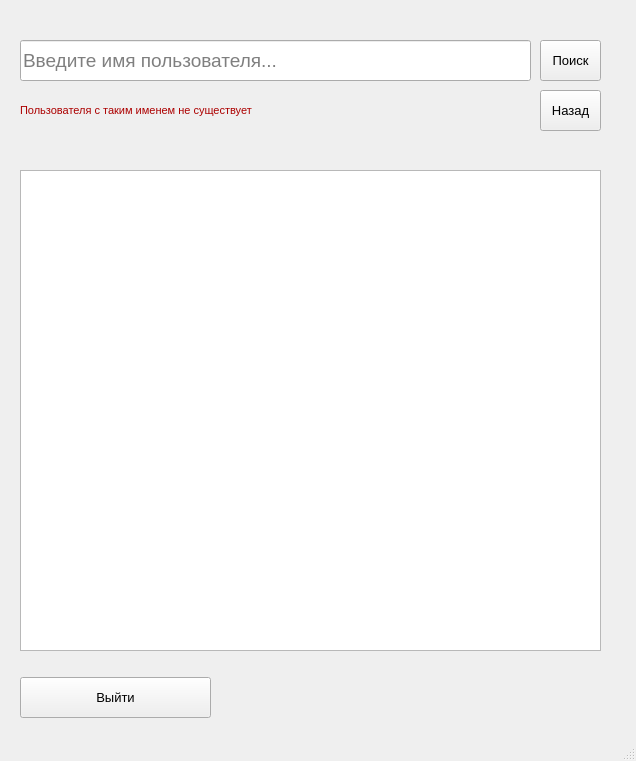
<?xml version="1.0" encoding="UTF-8"?>
<ui version="4.0">
 <class>ChatsWindow</class>
 <widget class="QMainWindow" name="ChatsWindow">
  <property name="geometry">
   <rect>
    <x>0</x>
    <y>0</y>
    <width>636</width>
    <height>761</height>
   </rect>
  </property>
  <property name="windowTitle">
   <string>Chats</string>
  </property>
  <widget class="QWidget" name="centralwidget">
   <widget class="QListWidget" name="listWidget">
    <property name="geometry">
     <rect>
      <x>20</x>
      <y>170</y>
      <width>581</width>
      <height>481</height>
     </rect>
    </property>
    <property name="font">
     <font>
      <pointsize>14</pointsize>
     </font>
    </property>
   </widget>
   <widget class="QLineEdit" name="input_search_username">
    <property name="geometry">
     <rect>
      <x>20</x>
      <y>40</y>
      <width>511</width>
      <height>41</height>
     </rect>
    </property>
    <property name="font">
     <font>
      <pointsize>14</pointsize>
     </font>
    </property>
    <property name="placeholderText">
     <string>Введите имя пользователя...</string>
    </property>
   </widget>
   <widget class="QPushButton" name="button_search_user">
    <property name="geometry">
     <rect>
      <x>540</x>
      <y>40</y>
      <width>61</width>
      <height>41</height>
     </rect>
    </property>
    <property name="font">
     <font>
      <pointsize>10</pointsize>
     </font>
    </property>
    <property name="text">
     <string>Поиск</string>
    </property>
   </widget>
   <widget class="QLabel" name="label_wrong_username">
    <property name="geometry">
     <rect>
      <x>20</x>
      <y>100</y>
      <width>271</width>
      <height>21</height>
     </rect>
    </property>
    <property name="palette">
     <palette>
      <active>
       <colorrole role="WindowText">
        <brush brushstyle="SolidPattern">
         <color alpha="255">
          <red>172</red>
          <green>0</green>
          <blue>0</blue>
         </color>
        </brush>
       </colorrole>
       <colorrole role="Text">
        <brush brushstyle="SolidPattern">
         <color alpha="255">
          <red>191</red>
          <green>0</green>
          <blue>0</blue>
         </color>
        </brush>
       </colorrole>
      </active>
      <inactive>
       <colorrole role="WindowText">
        <brush brushstyle="SolidPattern">
         <color alpha="255">
          <red>172</red>
          <green>0</green>
          <blue>0</blue>
         </color>
        </brush>
       </colorrole>
       <colorrole role="Text">
        <brush brushstyle="SolidPattern">
         <color alpha="255">
          <red>191</red>
          <green>0</green>
          <blue>0</blue>
         </color>
        </brush>
       </colorrole>
      </inactive>
      <disabled>
       <colorrole role="WindowText">
        <brush brushstyle="SolidPattern">
         <color alpha="255">
          <red>120</red>
          <green>120</green>
          <blue>120</blue>
         </color>
        </brush>
       </colorrole>
       <colorrole role="Text">
        <brush brushstyle="SolidPattern">
         <color alpha="255">
          <red>120</red>
          <green>120</green>
          <blue>120</blue>
         </color>
        </brush>
       </colorrole>
      </disabled>
     </palette>
    </property>
    <property name="font">
     <font>
      <pointsize>8</pointsize>
      <weight>50</weight>
      <bold>false</bold>
     </font>
    </property>
    <property name="autoFillBackground">
     <bool>false</bool>
    </property>
    <property name="text">
     <string>Пользователя с таким именем не существует</string>
    </property>
   </widget>
   <widget class="QPushButton" name="button_search_back">
    <property name="geometry">
     <rect>
      <x>540</x>
      <y>90</y>
      <width>61</width>
      <height>41</height>
     </rect>
    </property>
    <property name="font">
     <font>
      <pointsize>10</pointsize>
     </font>
    </property>
    <property name="text">
     <string>Назад</string>
    </property>
   </widget>
   <widget class="QPushButton" name="button_exit">
    <property name="geometry">
     <rect>
      <x>20</x>
      <y>677</y>
      <width>191</width>
      <height>41</height>
     </rect>
    </property>
    <property name="font">
     <font>
      <pointsize>10</pointsize>
     </font>
    </property>
    <property name="text">
     <string>Выйти</string>
    </property>
   </widget>
  </widget>
  <widget class="QStatusBar" name="statusbar"/>
 </widget>
 <resources/>
 <connections/>
</ui>
